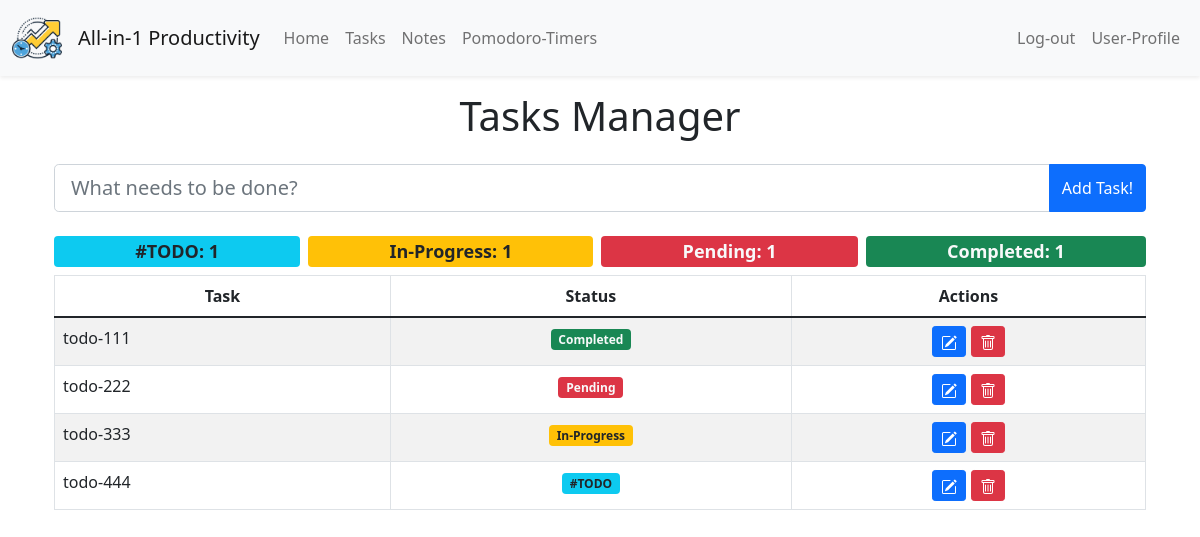
/tasks (signed in), run on the app's committed database.
### tables this page shows
CREATE TABLE "tasks" (id INTEGER PRIMARY KEY AUTOINCREMENT NOT NULL, task TEXT NOT NULL, status TEXT NOT NULL DEFAULT 'not started', user_id INTEGER, FOREIGN KEY (user_id) REFERENCES users(id));

### app.py (the view)
@app.route('/tasks', methods=["GET"])
def tasks():
    tasks = db.execute("SELECT * FROM tasks WHERE user_id = ?", session["user_id"])
    return render_template("tasks.html", tasks=tasks, tasks_status_counter=count_tasks_group_by_status(tasks))

### app.py (called while the page is built)
@app.after_request
def after_request(response):
    response.headers["Cache-Control"] = "no-cache, no-store, must-revalidate"
    response.headers["Expires"] = 0
    response.headers["Pragma"] = "no-cache"
    return response

def count_tasks_group_by_status(tasks):
    tasks_status_count = {
        "not started": 0,
        "in progress": 0,
        "pending": 0,
        "completed": 0
    }
    for i in tasks:
        if i["status"] == "not started":
            tasks_status_count["not started"] += 1
        elif i["status"] == "in progress":
            tasks_status_count["in progress"] += 1
        elif i["status"] == "pending":
            tasks_status_count["pending"] += 1
        elif i["status"] == "completed":
            tasks_status_count["completed"] += 1
    return tasks_status_count

### templates/tasks.html (shortened to what this page needs)
{% extends "layout.html" %}
{% block main %}
<section class="to-do-container container d-flex flex-column">
  <h1 class="text-center mb-4">Tasks Manager</h1>
    <form action="/add_task" method="POST" class="mb-4">
      <div class="input-group">
        <input type="text" class="form-control form-control-lg" placeholder="What needs to be done?" name="task" autofocus required>
        <button type="submit" class="btn btn-primary">Add Task!</button>
      </div>
    </form>
    <h4>
      <div class="d-flex gap-2 justify-content-between">
        {% for status, count in tasks_status_counter.items() %}
          {% if status == "completed" %}
            <span class="badge flex-grow-1 bg-success text-light float-right">Completed: {{ count }}</span>
          {% elif status == "pending" %}
            <span class="badge flex-grow-1 bg-danger text-light float-right">Pending: {{ count }}</span>
          {% elif status == "in progress" %}
            <span class="badge flex-grow-1 bg-warning text-dark float-right ">In-Progress: {{ count }}</span>
          {% elif status == "not started" %}
            <span class="badge flex-grow-1 bg-info text-dark float-right">#TODO: {{ count }}</span>
          {% endif %}
        {% endfor %}
      </div>
    </h4>
    <table class="table table-striped table-bordered">
    <thead>
      <tr>
        <th class="text-center">Task</th>
        <th class="text-center">Status</th>
        <th class="text-center">Actions</th>
      </tr>
    </thead>
    <tbody>
      {% if not tasks %}
        <tr>
          <td class="text-center" colspan="3">
            Let's get productive! Add some tasks to get started.
          </td>
        </tr>
      {% else %}
        {% for row in tasks %}
          <tr>
            <td class="text-start">{{ row.task }}</td>
            <td class="text-center">
              {% if row.status == "completed" %}
                <span class="badge bg-success text-light">Completed</span>
              {% elif row.status == "pending" %}
                <span class="badge bg-danger text-light">Pending</span>
              {% elif row.status == "in progress" %}
                <span class="badge bg-warning text-dark">In-Progress</span>
              {% elif row.status == "not started" %}
                <span class="badge bg-info text-dark">#TODO</span>
              {% else %}
                {{ row.status }}
              {% endif %}
            </td>
          <td class="text-center">
            <form action="/edit_task/{{ row.id }}" method="GET" style="display: inline-block;">
              <button type="submit" class="btn btn-sm btn-primary">
              </button>
            </form>
            <form action="/del_task" method="POST" style="display: inline-block;">
              <button type="submit" class="btn btn-sm btn-danger" onclick="return confirm('Are you sure you want to delete this task?')">
              </button>
            </form>
          </td>
          </tr>
        {% endfor %}
      {% endif %}
    </tbody>
  </table>
</section>
{% endblock %}

### data on the page
tasks: task "todo-111", status "Completed"
tasks: task "todo-222", status "Pending"
tasks: task "todo-333", status "In-Progress"
tasks: task "todo-444", status "#TODO"

### other printed values
{{ count }} "1"
